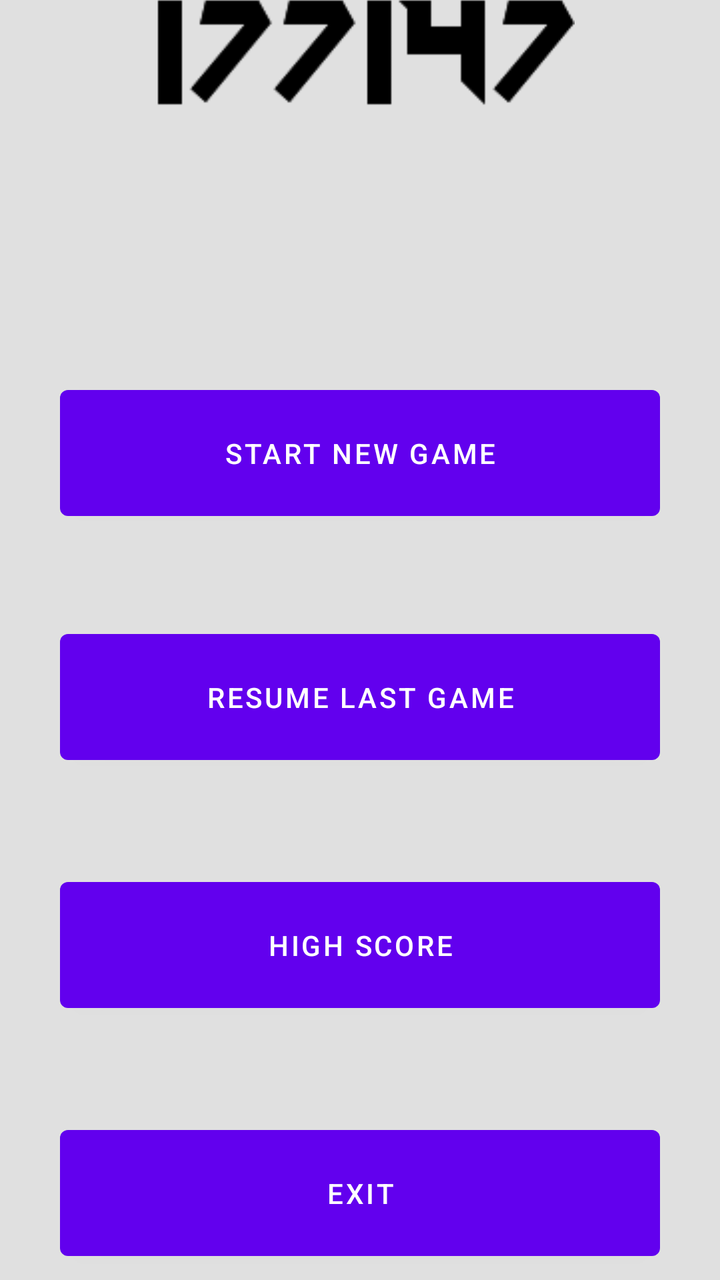
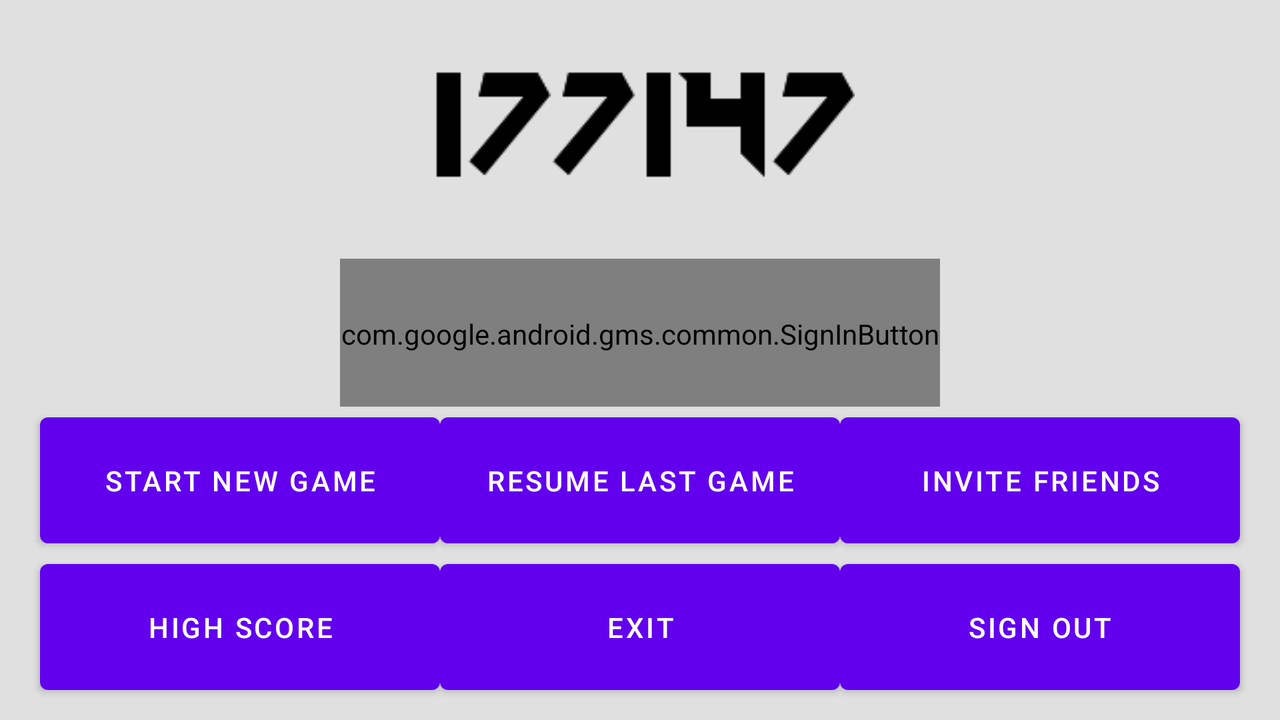

An Android layout and its configuration variant, each rendered on a device that would load it. The default file and the variant file are quoted in full after the pictures.
<!-- AndroidManifest.xml: application theme AppTheme -->
<!-- res/layout/activity_main.xml -->
<?xml version="1.0" encoding="utf-8"?>
<android.support.constraint.ConstraintLayout xmlns:android="http://schemas.android.com/apk/res/android"
    xmlns:app="http://schemas.android.com/apk/res-auto"
    xmlns:tools="http://schemas.android.com/tools"
    android:layout_width="match_parent"
    android:layout_height="match_parent"
    android:background="#E0E0E0"
    tools:context="com.example.clemensb.a177147.MainActivity">

    <ImageView
        android:id="@+id/logo"
        android:layout_width="wrap_content"
        android:layout_height="wrap_content"
        android:layout_marginBottom="106dp"
        android:layout_marginTop="99dp"
        android:src="@drawable/pic2325525"
        app:layout_constraintBottom_toTopOf="@+id/startButton"
        app:layout_constraintEnd_toEndOf="parent"
        app:layout_constraintStart_toStartOf="parent"
        app:layout_constraintTop_toTopOf="parent" />

    <Button
    android:id="@+id/startButton"
    android:layout_width="300dp"
    android:layout_height="75dp"
    android:layout_marginBottom="47dp"
    android:layout_marginEnd="42dp"
    android:layout_marginStart="42dp"
    android:text="Start new Game"
    app:layout_constraintBottom_toTopOf="@+id/resumeButton"
    app:layout_constraintEnd_toEndOf="parent"
    app:layout_constraintStart_toStartOf="parent"
    app:layout_constraintTop_toBottomOf="@+id/logo" />

    <Button
        android:id="@+id/resumeButton"
        android:layout_width="300dp"
        android:layout_height="75dp"
        android:layout_marginBottom="49dp"
        android:layout_marginEnd="42dp"
        android:layout_marginStart="42dp"
        android:text="Resume last Game"
        app:layout_constraintBottom_toTopOf="@+id/highscoreButton"
        app:layout_constraintEnd_toEndOf="parent"
        app:layout_constraintStart_toStartOf="parent"
        app:layout_constraintTop_toBottomOf="@+id/startButton" />

    <Button
        android:id="@+id/highscoreButton"
        android:layout_width="300dp"
        android:layout_height="75dp"
        android:layout_marginBottom="49dp"
        android:layout_marginEnd="42dp"
        android:layout_marginStart="42dp"
        android:text="High Score"
        app:layout_constraintBottom_toTopOf="@+id/exitButton"
        app:layout_constraintEnd_toEndOf="parent"
        app:layout_constraintStart_toStartOf="parent"
        app:layout_constraintTop_toBottomOf="@+id/resumeButton" />

    <Button
        android:id="@+id/exitButton"
        android:layout_width="300dp"
        android:layout_height="75dp"
        android:layout_marginBottom="122dp"
        android:layout_marginEnd="42dp"
        android:layout_marginStart="42dp"
        android:text="Exit"
        app:layout_constraintBottom_toBottomOf="parent"
        app:layout_constraintEnd_toEndOf="parent"
        app:layout_constraintStart_toStartOf="parent"
        app:layout_constraintTop_toBottomOf="@+id/highscoreButton" />
</android.support.constraint.ConstraintLayout>
<!-- resources referenced by this layout -->
<resources>
  <!-- drawable pic2325525: png bitmap (drawable, 1257 bytes) -->
</resources>
<!-- res/layout-land/activity_main.xml (the repository's variant of the layout above) -->
<!-- drawn on the phone turned sideways -->
<?xml version="1.0" encoding="utf-8"?>
<LinearLayout xmlns:android="http://schemas.android.com/apk/res/android"
        xmlns:tools="http://schemas.android.com/tools"
        android:layout_width="match_parent"
        android:layout_height="match_parent"
        android:background="#E0E0E0"
        android:paddingTop="10dp"
        android:paddingBottom="10dp"
        android:paddingRight="10dp"
        android:paddingLeft="10dp"
        android:orientation="vertical"
        android:layout_weight="100"
        tools:context="com.example.clemensb.a177147.MainActivity">

        <LinearLayout
            android:layout_width="match_parent"
            android:layout_height="wrap_content"
            android:gravity="center"
            android:orientation="vertical"
            android:layout_weight="40">
        <ImageView
            android:id="@+id/logo"
            android:layout_width="wrap_content"
            android:layout_height="wrap_content"
            android:layout_marginBottom="10dp"
            android:layout_marginTop="10dp"
            android:src="@drawable/pic2325525" />

        <com.google.android.gms.common.SignInButton
                android:id="@+id/sign_in_button"
                android:layout_width="300dp"
                android:layout_height="75dp" />
        </LinearLayout>
        <LinearLayout
            android:layout_width="match_parent"
            android:layout_height="wrap_content"
            android:gravity="center"
            android:orientation="horizontal"
            android:layout_weight="35">

            <Button
                android:id="@+id/startButton"
                android:layout_width="200dp"
                android:layout_height="75dp"
                android:text="Start new Game" />

            <Button
                android:id="@+id/resumeButton"
                android:layout_width="200dp"
                android:layout_height="75dp"
                android:text="Resume last Game" />

            <Button
                android:id="@+id/inviteButton"
                android:layout_width="200dp"
                android:layout_height="75dp"
                android:text="Invite Friends" />

        </LinearLayout>

        <LinearLayout
            android:layout_width="match_parent"
            android:layout_height="wrap_content"
            android:gravity="center"
            android:orientation="horizontal"
            android:layout_weight="35">

            <Button
                android:id="@+id/highscoreButton"
                android:layout_width="200dp"
                android:layout_height="75dp"
                android:text="High Score" />

            <Button
                android:id="@+id/exitButton"
                android:layout_width="200dp"
                android:layout_height="75dp"
                android:text="Exit" />

            <Button
                android:id="@+id/logoutButton"
                android:layout_width="200dp"
                android:layout_height="75dp"
                android:text="Sign Out" />
        </LinearLayout>
</LinearLayout>
